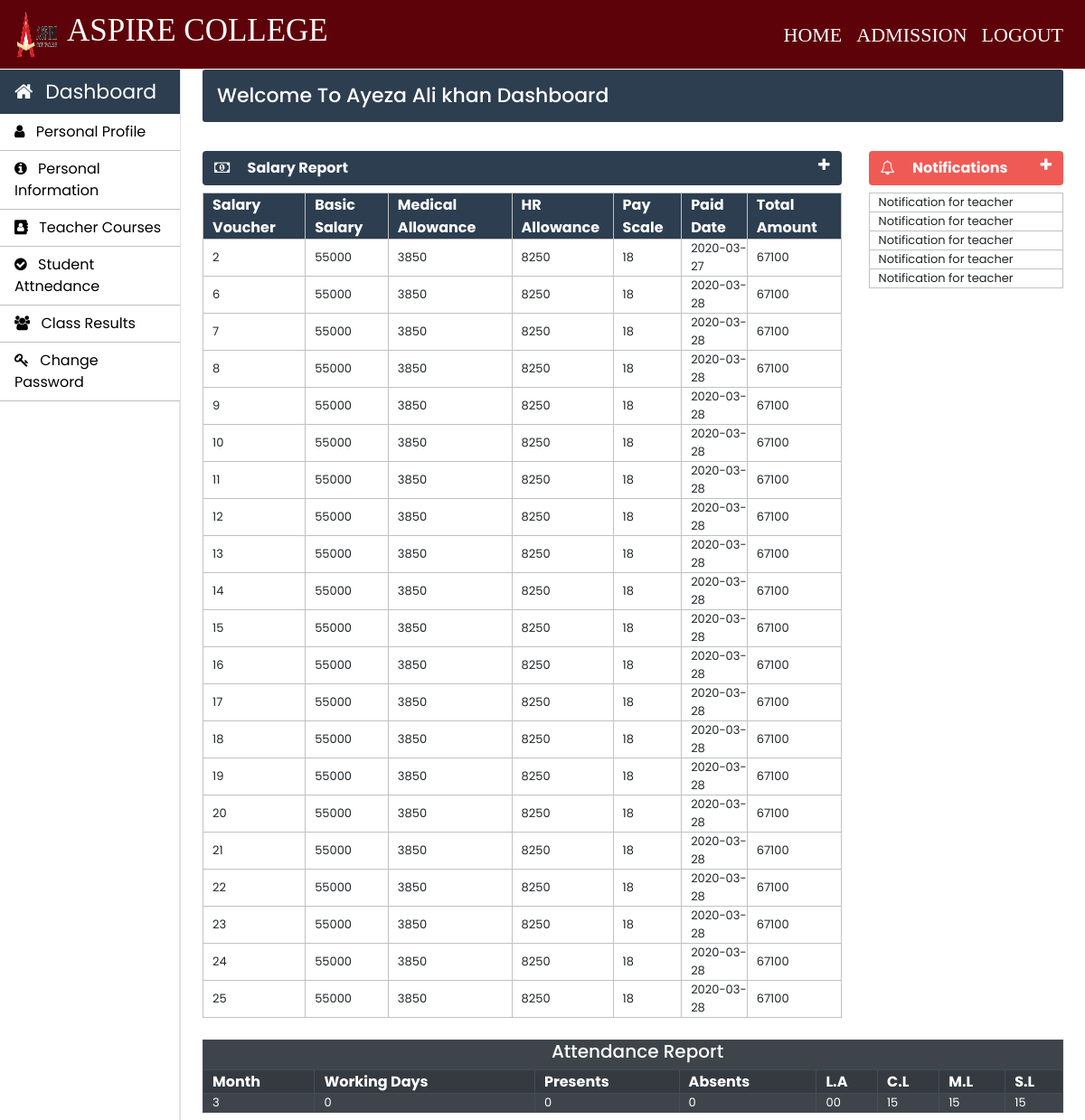
The page /teacher/teacher-index.php (signed in) on the database its author committed.
### tables this page shows
CREATE TABLE `teacher_info` (
  `teacher_id` int(11) NOT NULL,
  `first_name` varchar(30) NOT NULL,
  `middle_name` varchar(30) NOT NULL,
  `last_name` varchar(30) NOT NULL,
  `father_name` varchar(50) NOT NULL,
  `email` varchar(30) NOT NULL,
  `phone_no` varchar(11) NOT NULL,
  `profile_image` blob NOT NULL,
  `teacher_status` varchar(10) NOT NULL,
  `application_status` varchar(10) NOT NULL,
  `cnic` varchar(15) NOT NULL,
  `dob` varchar(15) NOT NULL,
  `other_phone` int(11) NOT NULL,
  `gender` varchar(10) NOT NULL,
  `permanent_address` varchar(100) NOT NULL,
  `current_address` varchar(100) NOT NULL,
  `place_of_birth` varchar(50) NOT NULL,
  `matric_complition_date` varchar(10) NOT NULL,
  `matric_awarded_date` varchar(10) NOT NULL,
  `matric_certificate` varchar(100) NOT NULL,
  `fa_complition_date` varchar(10) NOT NULL,
  `fa_awarded_date` varchar(10) NOT NULL,
  `fa_certificate` varchar(100) NOT NULL,
  `ba_complition_date` varchar(10) NOT NULL,
  `ba_awarded_date` varchar(10) NOT NULL,
  `ba_certificate` varchar(100) NOT NULL,
  `ma_complition_date` varchar(10) NOT NULL,
  `ma_awarded_date` varchar(100) NOT NULL,
  `ma_certificate` varchar(101) NOT NULL,
  `last_qualification` varchar(20) NOT NULL,
  `state` varchar(20) NOT NULL,
  `hire_date` varchar(10) NOT NULL
);

CREATE TABLE `teacher_salary_report` (
  `salary_id` int(11) NOT NULL,
  `teacher_id` int(11) NOT NULL,
  `total_amount` int(11) NOT NULL,
  `status` varchar(11) NOT NULL,
  `paid_date` timestamp NOT NULL DEFAULT CURRENT_TIMESTAMP ON UPDATE CURRENT_TIMESTAMP
);

CREATE TABLE `teacher_salary_allowances` (
  `teacher_id` int(11) NOT NULL,
  `basic_salary` int(11) NOT NULL,
  `medical_allowance` int(11) NOT NULL,
  `hr_allowance` int(11) NOT NULL,
  `scale` int(11) NOT NULL
);

### Teacher/teacher-index.php (the view, shortened to what this page needs)
 <?php
		require_once "../connection/connection.php";
	?>
<?php
	$teacher_email=$_SESSION['LoginTeacher'];
?>
<html lang="en">
	<head>
	</head>
	<body>
		<?php include('../common/common-header.php') ?>
		<?php include('../common/teacher-sidebar.php') ?>
		<main role="main" class="col-xl-10 col-lg-9 col-md-8 ml-sm-auto px-md-4 main-background mb-2 w-100">
			<div class="sub-main">
				<div class="text-center d-flex flex-wrap flex-md-nowrap pt-3 pb-2 mb-3 text-white admin-dashboard pl-3">
					<h4 class="">Welcome To <?php $roll_no=$_SESSION['LoginTeacher'];
					$query="select * from teacher_info where email='$teacher_email'";
					$run=mysqli_query($con,$query);
					while ($row=mysqli_fetch_array($run)) {
						echo $row['first_name']." ".$row['middle_name']." ".$row['last_name'];
					}
					?> Dashboard </h4> </h4>
				</div>
				<div class="row">
					<div class="col-lg-9 col-md-12">
						<div>
							<section class="mt-3">
								<div class="btn btn-block table-three text-light d-flex">
									<span class="font-weight-bold"><i class="fa fa-money mr-3" aria-hidden="true"></i> Salary Report</span>
									<a href="" class="ml-auto" data-toggle="collapse" data-target="#collapsetwo"><i class="fa fa-plus text-light" aria-hidden="true"></i></a>
								</div>
								<div class="collapse show mt-2" id="collapsetwo">
									<table class="w-100 table-elements table-three-tr"cellpadding="2">
										<tr class="pt-5 table-three text-white" style="height: 32px;">
											<th>Salary Voucher</th>
											<th>Basic Salary</th>
											<th>Medical Allowance</th>
											<th>HR Allowance</th>
											<th>Pay Scale</th>
											<th>Paid Date</th>
											<th>Total Amount</th>
										</tr>
										<?php
											$teacher_id=$_SESSION['teacher_id'];
											$query="select salary_id,basic_salary,medical_allowance,hr_allowance,scale,Date(paid_date) as paid_date,total_amount from teacher_salary_allowances inner join teacher_salary_report on teacher_salary_allowances.teacher_id=teacher_salary_report.teacher_id where teacher_salary_allowances.teacher_id='$teacher_id'";
											$run=mysqli_query($con,$query);
											while ($row=mysqli_fetch_array($run)) { ?>
												<tr>
													<td><?php echo $row['salary_id'] ?></td>
													<td><?php echo $row['basic_salary'] ?></td>
													<td><?php echo ($row['basic_salary']*$row['medical_allowance']/100) ?></td>
													<td><?php echo ($row['basic_salary']*$row['hr_allowance']/100) ?></td>
													<td><?php echo $row['scale'] ?></td>
													<td><?php echo $row['paid_date'] ?></td>
													<td><?php echo $row['total_amount'] ?></td>
												</tr>
											<?php
											}
										?>
									</table>
								</div>
							</section>
						</div>
					</div>
					<div class="col-lg-3 col-md-12">
						<div>
							<section class="mt-3">
								<div class="btn btn-block table-one text-light d-flex">
									<span class="font-weight-bold"><i class="fa fa-bell-o mr-3" aria-hidden="true"></i> Notifications</span>
									<a href="" class="ml-auto" data-toggle="collapse" data-target="#collapsethree"><i class="fa fa-plus text-light" aria-hidden="true"></i></a>
								</div>
								<div class="collapse show mt-2" id="collapsethree">
									<table class="w-100 table-elements table-one-tr"cellpadding="2">
										<tr>
											<td>Notification for teacher</td>
										</tr>
										<tr>
											<td>Notification for teacher</td>
										</tr>
										<tr>
											<td>Notification for teacher</td>
										</tr>
										<tr>
											<td>Notification for teacher</td>
										</tr>
										<tr>
											<td>Notification for teacher</td>
										</tr>
									</table>
								</div>
							</section>
						</div>
					</div>
				</div>
				<div class="row">
					<div class="col-md-12 mt-4">
						<table class="w-100 table-striped table-hover table-dark"cellpadding="2" >
							<tr>
								<td colspan="12" class="text-center text-white"><h5>Attendance Report</h5></td>
							</tr>
							<tr>
								<th>Month</th>
								<th>Working Days</th>
								<th>Presents</th>
								<th>Absents</th>
								<th>L.A</th>
								<th>C.L</th>
								<th>M.L</th>
								<th>S.L</th>
							</tr>
							<?php
								$query="select month(attendance_date) as attendance_date,sum(attendance) as present from teacher_attendance  where teacher_id='$teacher_id' group by month(attendance_date) ";
								$run=mysqli_query($con,$query);
								while ($row=mysqli_fetch_array($run)) {?>
									<tr>
										<td><?php echo $row['attendance_date'] ?></td>
										<td><?php echo $row['present'] ?></td>
										<td><?php echo $row['present'] ?></td>
										<td><?php echo $row['present']-$row['present'] ?></td>
										<td>00</td>
										<td>15</td>
										<td>15</td>
										<td>15</td>
									</tr>
								<?php }
							?>
						</table>
					</div>
				</div>
			</div>
		</main>
	</body>
</html>

### Css/Footer.css (style rules this page uses)
body { line-height: 1.5; font-family: 'poppins' , sans-serif; }
* { margin: 0; padding: 0; box-sizing: border-box; }
.row { display: flex; flex-wrap: wrap; }

### Css/style.css (style rules this page uses)
h4 { font-size: 22px; }
.admin-dashboard { margin-top: 1px !important; background: #2c3e50 !important; border-radius: 3px; }
.table-elements tr, td, th { font-size: 13px; border: 1px solid rgb(194, 193, 193); padding-left: 10px !important; }
.table-one { background: #eb1811b6; }
.table-three { background: #2c3e50 !important; }
.table-font-for-transcript td, th { font-size: 16px !important; }

### rows shown on the page
teacher_info: first_name "Ayeza", middle_name "Ali", last_name "khan"
teacher_salary_report: salary_id "2", teacher.basic_salary "55000", $row['basic_salary']*$row['medical_allowance']/100 "3850", $row['basic_salary']*$row['hr_allowance']/100 "8250", teacher.scale "18", paid_date "2020-03-27", total_amount "67100"
teacher_salary_report: salary_id "6", teacher.basic_salary "55000", $row['basic_salary']*$row['medical_allowance']/100 "3850", $row['basic_salary']*$row['hr_allowance']/100 "8250", teacher.scale "18", paid_date "2020-03-28", total_amount "67100"
teacher_salary_report: salary_id "7", teacher.basic_salary "55000", $row['basic_salary']*$row['medical_allowance']/100 "3850", $row['basic_salary']*$row['hr_allowance']/100 "8250", teacher.scale "18", paid_date "2020-03-28", total_amount "67100"
teacher_salary_report: salary_id "8", teacher.basic_salary "55000", $row['basic_salary']*$row['medical_allowance']/100 "3850", $row['basic_salary']*$row['hr_allowance']/100 "8250", teacher.scale "18", paid_date "2020-03-28", total_amount "67100"
teacher_salary_report: salary_id "9", teacher.basic_salary "55000", $row['basic_salary']*$row['medical_allowance']/100 "3850", $row['basic_salary']*$row['hr_allowance']/100 "8250", teacher.scale "18", paid_date "2020-03-28", total_amount "67100"
teacher_salary_report: salary_id "10", teacher.basic_salary "55000", $row['basic_salary']*$row['medical_allowance']/100 "3850", $row['basic_salary']*$row['hr_allowance']/100 "8250", teacher.scale "18", paid_date "2020-03-28", total_amount "67100"
teacher_salary_report: salary_id "11", teacher.basic_salary "55000", $row['basic_salary']*$row['medical_allowance']/100 "3850", $row['basic_salary']*$row['hr_allowance']/100 "8250", teacher.scale "18", paid_date "2020-03-28", total_amount "67100"
teacher_salary_report: salary_id "12", teacher.basic_salary "55000", $row['basic_salary']*$row['medical_allowance']/100 "3850", $row['basic_salary']*$row['hr_allowance']/100 "8250", teacher.scale "18", paid_date "2020-03-28", total_amount "67100"
teacher_salary_report: salary_id "13", teacher.basic_salary "55000", $row['basic_salary']*$row['medical_allowance']/100 "3850", $row['basic_salary']*$row['hr_allowance']/100 "8250", teacher.scale "18", paid_date "2020-03-28", total_amount "67100"
teacher_salary_report: salary_id "14", teacher.basic_salary "55000", $row['basic_salary']*$row['medical_allowance']/100 "3850", $row['basic_salary']*$row['hr_allowance']/100 "8250", teacher.scale "18", paid_date "2020-03-28", total_amount "67100"
teacher_salary_report: salary_id "15", teacher.basic_salary "55000", $row['basic_salary']*$row['medical_allowance']/100 "3850", $row['basic_salary']*$row['hr_allowance']/100 "8250", teacher.scale "18", paid_date "2020-03-28", total_amount "67100"
teacher_salary_report: salary_id "16", teacher.basic_salary "55000", $row['basic_salary']*$row['medical_allowance']/100 "3850", $row['basic_salary']*$row['hr_allowance']/100 "8250", teacher.scale "18", paid_date "2020-03-28", total_amount "67100"
teacher_salary_report: salary_id "17", teacher.basic_salary "55000", $row['basic_salary']*$row['medical_allowance']/100 "3850", $row['basic_salary']*$row['hr_allowance']/100 "8250", teacher.scale "18", paid_date "2020-03-28", total_amount "67100"
teacher_salary_report: salary_id "18", teacher.basic_salary "55000", $row['basic_salary']*$row['medical_allowance']/100 "3850", $row['basic_salary']*$row['hr_allowance']/100 "8250", teacher.scale "18", paid_date "2020-03-28", total_amount "67100"
teacher_salary_report: salary_id "19", teacher.basic_salary "55000", $row['basic_salary']*$row['medical_allowance']/100 "3850", $row['basic_salary']*$row['hr_allowance']/100 "8250", teacher.scale "18", paid_date "2020-03-28", total_amount "67100"
teacher_salary_report: salary_id "20", teacher.basic_salary "55000", $row['basic_salary']*$row['medical_allowance']/100 "3850", $row['basic_salary']*$row['hr_allowance']/100 "8250", teacher.scale "18", paid_date "2020-03-28", total_amount "67100"
teacher_salary_report: salary_id "21", teacher.basic_salary "55000", $row['basic_salary']*$row['medical_allowance']/100 "3850", $row['basic_salary']*$row['hr_allowance']/100 "8250", teacher.scale "18", paid_date "2020-03-28", total_amount "67100"
teacher_salary_report: salary_id "22", teacher.basic_salary "55000", $row['basic_salary']*$row['medical_allowance']/100 "3850", $row['basic_salary']*$row['hr_allowance']/100 "8250", teacher.scale "18", paid_date "2020-03-28", total_amount "67100"
teacher_salary_report: salary_id "23", teacher.basic_salary "55000", $row['basic_salary']*$row['medical_allowance']/100 "3850", $row['basic_salary']*$row['hr_allowance']/100 "8250", teacher.scale "18", paid_date "2020-03-28", total_amount "67100"
teacher_salary_report: salary_id "24", teacher.basic_salary "55000", $row['basic_salary']*$row['medical_allowance']/100 "3850", $row['basic_salary']*$row['hr_allowance']/100 "8250", teacher.scale "18", paid_date "2020-03-28", total_amount "67100"
teacher_salary_report: salary_id "25", teacher.basic_salary "55000", $row['basic_salary']*$row['medical_allowance']/100 "3850", $row['basic_salary']*$row['hr_allowance']/100 "8250", teacher.scale "18", paid_date "2020-03-28", total_amount "67100"

### other values the page prints
$row['attendance_date'] "3"
$row['present'] "0"
$row['present']-$row['present'] "0"
